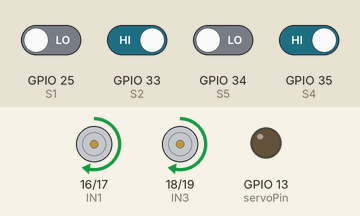
Simulated run of this program. Board: ESP32. On the bench: motor-driver pin pairs drawn as motors (green arrow = first pin HIGH = forward, orange = second pin HIGH = backward, longer = more drive, scaled by the enable pin), output pins drawn as LEDs (lit = HIGH). The test bench sets the inputs (shaded band); at power-on: GPIO 33 (S2), GPIO 35 (S4) HIGH, GPIO 25 (S1), GPIO 34 (S5) LOW. Storage starts empty; what the program prints to the serial monitor is not drawn.

Above: at 1.7 s.
1.8 s: GPIO 25 (S1) driven HIGH
At 2.0 s:
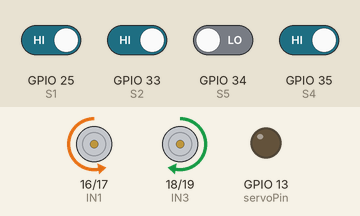
4.8 s: GPIO 33 (S2) driven LOW
6.4 s: GPIO 34 (S5) driven HIGH
At 6.6 s:
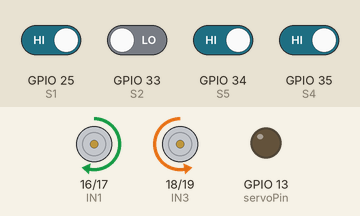
9.4 s: GPIO 34 (S5) driven LOW
11.0 s: GPIO 33 (S2) driven HIGH
At 11.21 s:
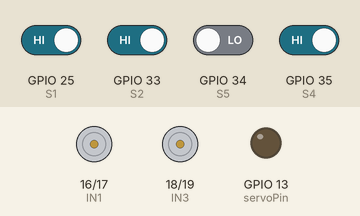
14.0 s: GPIO 25 (S1) driven LOW and GPIO 35 (S4) driven LOW
Timing chart, 0 to 16.6 s (numbered marks = the images above; inputs shaded):
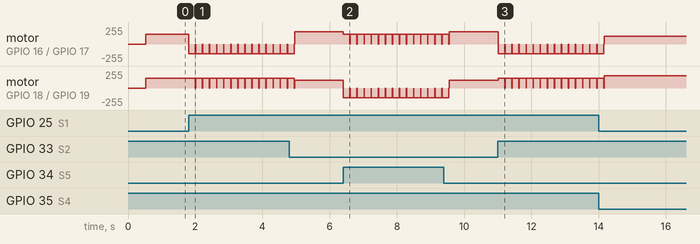

Measured:
- after the input at 1.8 s, motor on GPIO 16 (IN1) / GPIO 17 (IN2): alternates backward 149/255 for 0.20 s and stopped for 0.01 s, starting at once; motor on GPIO 18 (IN3) / GPIO 19 (IN4): alternates forward 149/255 for 0.20 s and stopped for 0.01 s, starting after 0.20 s
- after the input at 6.4 s, motor on GPIO 16 (IN1) / GPIO 17 (IN2): alternates forward 149/255 for 0.20 s and stopped for 0.01 s, starting at once; motor on GPIO 18 (IN3) / GPIO 19 (IN4): alternates backward 149/255 for 0.20 s and stopped for 0.01 s, starting at once
- after the input at 11.0 s, motor on GPIO 16 (IN1) / GPIO 17 (IN2): alternates backward 149/255 for 0.20 s and stopped for 0.01 s, starting at once; motor on GPIO 18 (IN3) / GPIO 19 (IN4): alternates forward 149/255 for 0.20 s and stopped for 0.01 s, starting at once

The program:

main.cpp
```cpp
#include <Arduino.h>
#include <WiFi.h>
#include <WebServer.h>
#include <LittleFS.h>
#include "motor.h"
#include "sensor.h"
#include "line.h"
#include "servo.h"

const char* apSSID = "XeLineFollower"; // Tên mạng WiFi của xe
const char* apPassword = "12345678"; // Mật khẩu WiFi của xe (ít nhất 8 ký tự)

WebServer server(80);

bool manualMode = false;
int baseSpeed = 150;

void handleRoot() {
  File file = LittleFS.open("/index.html", "r");
  if (!file) {
    server.send(404, "text/plain", "File not found");
    return;
  }
  server.streamFile(file, "text/html");
  file.close();
}

void handleForward() {
  if (manualMode) {
    setMotorSpeeds(150, 150);
  }
  server.send(200, "text/plain", "Forward");
}

void handleBackward() {
  if (manualMode) {
    setMotorSpeeds(-150, -150);
  }
  server.send(200, "text/plain", "Backward");
}

void handleLeft() {
  if (manualMode) {
    setMotorSpeeds(-100, 100);
  }
  server.send(200, "text/plain", "Left");
}

void handleRight() {
  if (manualMode) {
    setMotorSpeeds(100, -100);
  }
  server.send(200, "text/plain", "Right");
}

void handleStop() {
  setMotorSpeeds(0, 0);
  server.send(200, "text/plain", "Stop");
}

void handleFollow() {
  manualMode = false;
  server.send(200, "text/plain", "Follow Line Mode");
}

void handleManual() {
  manualMode = true;
  setMotorSpeeds(0, 0);
  server.send(200, "text/plain", "Manual Mode");
}

void setup() {
  Serial.begin(115200);
  delay(500);

  setupMotor();
  setupSensor();
  setupServo();

  // Khởi tạo LittleFS
  if (!LittleFS.begin()) {
    Serial.println("LittleFS mount failed");
    return;
  }

  // Chạy ESP32 ở chế độ Access Point (SoftAP)
  WiFi.mode(WIFI_AP);
  if (!WiFi.softAP(apSSID, apPassword)) {
    Serial.println("SoftAP start failed");
    return;
  }
  IPAddress apIP = WiFi.softAPIP();
  Serial.print("SoftAP SSID: ");
  Serial.println(apSSID);
  Serial.print("SoftAP IP: ");
  Serial.println(apIP);

  // Thiết lập các route
  server.on("/", handleRoot);
  server.on("/forward", handleForward);
  server.on("/backward", handleBackward);
  server.on("/left", handleLeft);
  server.on("/right", handleRight);
  server.on("/stop", handleStop);
  server.on("/follow", handleFollow);
  server.on("/manual", handleManual);

  server.begin();
  Serial.println("HTTP server started");
}

void loop() {
  server.handleClient();

  if (!manualMode) {
    followLine();
  }
  delay(10);
}
```

line.h
```cpp
#include <Arduino.h>
#include "sensor.h"
#include "motor.h"
#ifndef LINE_H
#define LINE_H
extern int baseSpeed;

void handleIntersection(String direction) {
    if (direction == "LEFT") {
        // Xoay trái tại chỗ cho đến khi thoát khỏi vạch ngang
        setMotorSpeeds(-150, 150);
        delay(200); // Khoảng thời gian đủ để mắt đọc thoát khỏi vạch hiện tại

        // Xoay tiếp cho đến khi mắt giữa giả (S2 hoặc S4) bắt được line mới
        // Vì S3 hỏng nên Minh có thể check S2 hoặc S4
        while(digitalRead(S2) == LOW && digitalRead(S4) == LOW);

        stopRobot();
    }
    else if (direction == "RIGHT") {
        setMotorSpeeds(150, -150);
        delay(200);
        while(digitalRead(S2) == LOW && digitalRead(S4) == LOW);
        stopRobot();
    }
}


void followLine() {
    int s1 = digitalRead(S1);
    int s2 = digitalRead(S2);
    int s4 = digitalRead(S4);
    int s5 = digitalRead(S5);

    // 1. Kiểm tra ngã rẽ TRƯỚC (Ưu tiên cao nhất)
    if (s1 == HIGH && s2 == HIGH) {
        handleIntersection("LEFT");
    }
    else if (s5 == HIGH && s4 == HIGH) {
        handleIntersection("RIGHT");
    }
    // 2. Nếu không phải ngã rẽ mới tính đến chuyện đi thẳng/lệch
    else {
        // Đi thẳng: Vạch nằm ở giữa (S3 giả) hoặc đè cả 2 mắt trong
        if ((s2 == LOW && s4 == LOW) || (s2 == HIGH && s4 == HIGH)) {
            moveForward(baseSpeed);
        }
        // Lệch phải (S2 chạm) -> Chỉnh trái
        else if (s2 == HIGH) {
            setMotorSpeeds(baseSpeed - 35, baseSpeed + 35); // Tăng độ lệch lên một chút nếu xe vẫn lắc
        }
        // Lệch trái (S4 chạm) -> Chỉnh phải
        else if (s4 == HIGH) {
            setMotorSpeeds(baseSpeed + 35, baseSpeed - 35);
        }
    }
}

#endif // LINE_H
```

motor.h
```cpp
#ifndef MOTOR_H
#define MOTOR_H

#include <Arduino.h>

// --- CẤU HÌNH CHÂN CẮM (Pinout) ---
const int IN1 = 16;// Chân điều khiển motor Trái 1
const int IN2 = 17;// Chân điều khiển motor Trái 2
const int IN3 = 18;// Chân điều khiển motor Phải 1
const int IN4 = 19;// Chân điều khiển motor Phải 2
const int ENA = 22; // Chân PWM motor Trái
const int ENB = 23; // Chân PWM motor Phải

// --- CẤU HÌNH PWM CHO ESP32 ---
const int pwmFreq = 5000;    // 5kHz để motor chạy êm hơn 1kHz
const int pwmResolution = 8; // 0-255
const int pwmChannelA = 0;   // Kênh cho bánh Trái
const int pwmChannelB = 1;   // Kênh cho bánh Phải

// --- HÀM KHỞI TẠO MOTOR ---
void setupMotor() {
    pinMode(IN1, OUTPUT);
    pinMode(IN2, OUTPUT);
    pinMode(IN3, OUTPUT);
    pinMode(IN4, OUTPUT);

    // Thiết lập PWM
    ledcSetup(pwmChannelA, pwmFreq, pwmResolution);
    ledcSetup(pwmChannelB, pwmFreq, pwmResolution);

    // Gắn chân ENA, ENB vào kênh PWM
    ledcAttachPin(ENA, pwmChannelA);
    ledcAttachPin(ENB, pwmChannelB);
}

// --- HÀM ĐIỀU KHIỂN TỐC ĐỘ (Cốt lõi) ---
void setMotorSpeeds(int speedL, int speedR) {
    // Giới hạn trong khoảng -255 đến 255
    speedL = constrain(speedL, -255, 255);
    speedR = constrain(speedR, -255, 255);

    // Điều khiển Motor TRÁI (IN1, IN2)
    if (speedL > 0) {
        digitalWrite(IN1, HIGH);
        digitalWrite(IN2, LOW);
        ledcWrite(pwmChannelA, speedL);
    } else if (speedL < 0) {
        digitalWrite(IN1, LOW);
        digitalWrite(IN2, HIGH);
        ledcWrite(pwmChannelA, abs(speedL));
    } else {
        digitalWrite(IN1, LOW);
        digitalWrite(IN2, LOW);
        ledcWrite(pwmChannelA, 0);
    }

    // Điều khiển Motor PHẢI (IN3, IN4)
    if (speedR > 0) {
        digitalWrite(IN3, HIGH);
        digitalWrite(IN4, LOW);
        ledcWrite(pwmChannelB, speedR);
    } else if (speedR < 0) {
        digitalWrite(IN3, LOW);
        digitalWrite(IN4, HIGH);
        ledcWrite(pwmChannelB, abs(speedR));
    } else {
        digitalWrite(IN3, LOW);
        digitalWrite(IN4, LOW);
        ledcWrite(pwmChannelB, 0);
    }
}

// --- CÁC HÀM TIỆN ÍCH ---
void stopRobot() {
    setMotorSpeeds(0, 0);
}

void turnLeft(int speed) {
    setMotorSpeeds(-speed, speed);
}

void turnRight(int speed) {
    setMotorSpeeds(speed, -speed);
}

void moveForward(int speed) {
    setMotorSpeeds(speed, speed);
}

void moveBackward(int speed) {
    setMotorSpeeds(-speed, -speed);
}

#endif // MOTOR_H
```

sensor.h
```cpp
#include <Arduino.h>
#ifndef SENSOR_H
#define SENSOR_H

const int S1 = 25;
const int S2 = 33;
const int S3 = 32;
const int S4 = 35;
const int S5 = 34;

// Thay đổi theo module sensor của bạn:
// - nếu module trả LOW khi nhìn thấy vạch thì giữ false
// - nếu module trả HIGH khi nhìn thấy vạch thì đổi thành true
const bool LINE_ACTIVE_HIGH = false; // true nếu cảm biến trả HIGH khi phát hiện line, false nếu trả LOW

void setupSensor() {
  pinMode(S1, INPUT);
  pinMode(S2, INPUT);
  pinMode(S3, INPUT);
  pinMode(S4, INPUT);
  pinMode(S5, INPUT);
}


#endif // SENSOR_H
```

servo.h
```cpp
#include <arduino.h>
#ifndef SERVO_H
#define SERVO_H

const int servoPin = 13; // Chân điều khiển servo, thay đổi theo chân bạn dùng
const int servoChannel = 2; // Kênh PWM cho servo
const int servoFreq = 50; // Tần số PWM 50Hz cho servo
const int servoResolution = 16; // Độ phân giải PWM

// Giới hạn góc servo (microseconds)
const int servoMinPulse = 500; // 0 độ
const int servoMaxPulse = 2500; // 180 độ

void setupServo() {
  ledcSetup(servoChannel, servoFreq, servoResolution);
  ledcAttachPin(servoPin, servoChannel);
}

void setServoAngle(int angle) {
  // Giới hạn góc từ 0 đến 180
  angle = constrain(angle, 0, 180);

  // Tính toán duty cycle cho góc
  int pulseWidth = map(angle, 0, 180, servoMinPulse, servoMaxPulse);
  int dutyCycle = (pulseWidth * (1 << servoResolution)) / (1000000 / servoFreq);

  ledcWrite(servoChannel, dutyCycle);
}

#endif // SERVO_H
```
